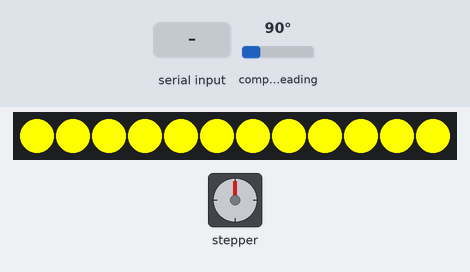
Simulated run of this sketch. Board: ESP32. On the bench: stepper motor, 12 RGB LEDs in strip order, left to right. Wiring (inferred from the names in the program): AS5600 angle sensor at I2C address 0x36; stepper motor (2048 steps per turn assumed): coils GPIO 18, GPIO 19, GPIO 20, GPIO 21. Inputs (shaded band) come from the test bench; at power-on: compass heading 90°. What the sketch prints to the serial monitor is not drawn.

Above: at 1.2 s.
1.3 s: compass heading set to 7°
At 2.5 s:
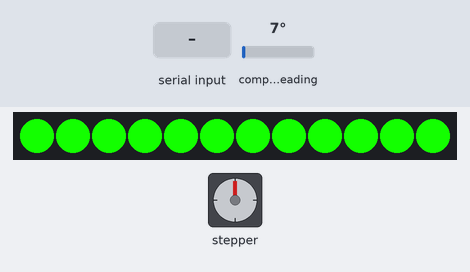
2.8 s: compass heading set to 180°
At 3.2 s:
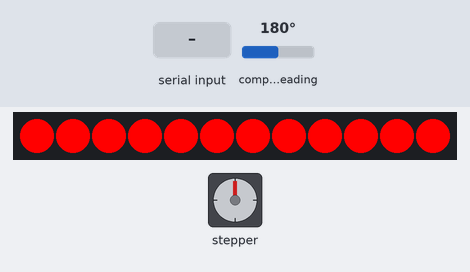
4.3 s: "90,45\n" received over Serial
At 5.1 s:
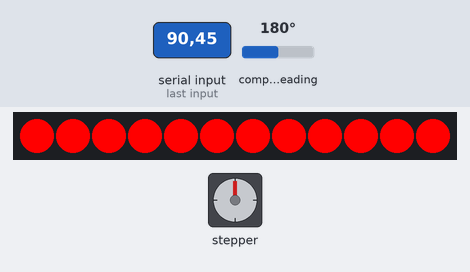
7.3 s: compass heading set to 90°
At 8.0 s:
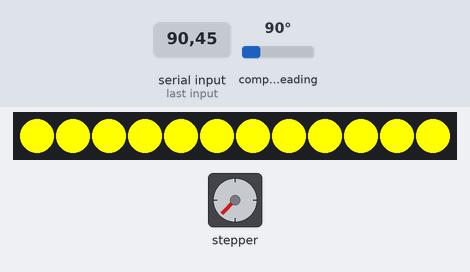
8.8 s: "30,150\n" received over Serial
At 9.6 s:
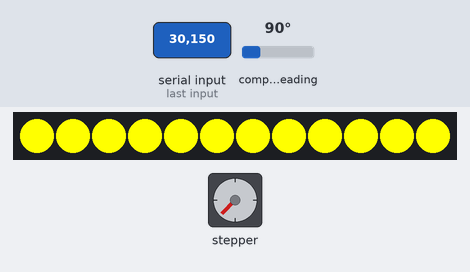
11.8 s: compass heading set to 0°
At 18.7 s:
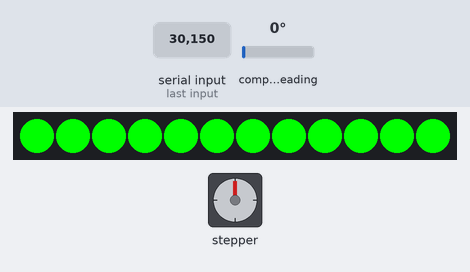
Timing chart, 0 to 62.3 s (numbered marks = the images above; inputs shaded):
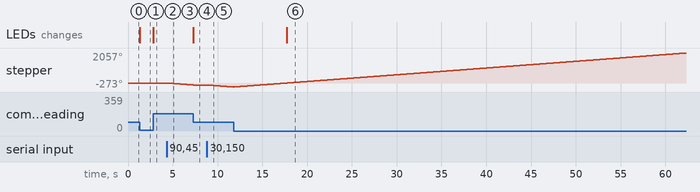

Measured:
- after the input at 1.3 s, the LEDs: change at once (image 1)
- after the input at 2.8 s, the LEDs: change at once (image 2)
- after the input at 4.3 s, stepper: keeps turning counter-clockwise at about 47°/s, starting after 0.07 s
- after the input at 7.3 s, stepper: stops changing and stays -136°; the LEDs: change at once (image 4)
- after the input at 8.8 s, stepper: keeps turning counter-clockwise at about 46°/s, starting at once
- after the input at 11.8 s, the LEDs: change after 5.9 s (image 6)

The sketch:

volumeknob.ino
```cpp
#include <Wire.h>
#include <Adafruit_NeoPixel.h>

// === AS5600 Setup ===
#define AS5600_ADDR 0x36

// === Stepper Setup ===
const int motorPins[4] = {18, 19, 20, 21};
const int stepsPerRevolution = 2048;
const int halfStepsPerRevolution = stepsPerRevolution * 2;

float maxSpeed = 600.0;  // Steps per second
unsigned long stepIntervalMicros;
unsigned long lastStepTime = 0;
long currentStep = 0;
int stepIndex = 0;
bool motorEnabled = false;

// === Stepper Half-Step Sequence ===
const int stepSequence[8][4] = {
  {1, 0, 0, 0},
  {1, 1, 0, 0},
  {0, 1, 0, 0},
  {0, 1, 1, 0},
  {0, 0, 1, 0},
  {0, 0, 1, 1},
  {0, 0, 0, 1},
  {1, 0, 0, 1}
};

// === NeoPixel Setup ===
#define NEOPIXEL_PIN 28
#define NUM_PIXELS 12
Adafruit_NeoPixel pixels(NUM_PIXELS, NEOPIXEL_PIN, NEO_GRB + NEO_KHZ800);

// === Helper Functions ===
void stepMotor(int direction) {
  stepIndex += direction;
  if (stepIndex > 7) stepIndex = 0;
  if (stepIndex < 0) stepIndex = 7;

  for (int i = 0; i < 4; i++) {
    digitalWrite(motorPins[i], stepSequence[stepIndex][i]);
  }
}

void releaseMotor() {
  for (int i = 0; i < 4; i++) digitalWrite(motorPins[i], LOW);
}

uint16_t readAS5600Raw() {
  Wire.beginTransmission(AS5600_ADDR);
  Wire.write(0x0E);
  Wire.endTransmission(false);
  Wire.requestFrom(AS5600_ADDR, 2);
  if (Wire.available() == 2) {
    uint8_t highByte = Wire.read();
    uint8_t lowByte = Wire.read();
    return ((highByte & 0x0F) << 8) | lowByte;
  }
  return 0;
}

float readAS5600Degrees() {
  return (readAS5600Raw() * 360.0) / 4096.0;
}

void showAngleColor(float angle) {
  // Clamp to 0–180° for colour scaling
  if (angle < 0) angle = 0;
  if (angle > 180) angle = 180;

  float ratio;
  uint8_t r, g, b;

  if (angle <= 90) {
    // Green → Orange
    ratio = angle / 90.0;
    r = 255 * ratio;
    g = 255;
    b = 0;
  } else {
    // Orange → Red
    ratio = (angle - 90) / 90.0;
    r = 255;
    g = 255 * (1.0 - ratio);
    b = 0;
  }

  for (int i = 0; i < NUM_PIXELS; i++) {
    pixels.setPixelColor(i, pixels.Color(r, g, b));
  }
  pixels.show();
}

// === Setup ===
void setup() {
  Serial.begin(115200);
  while (!Serial);
  Serial.println("AS5600 Stepper Controller Ready");
  Serial.println("Enter target angle (0–360):");

  Wire.begin();
  pixels.begin();
  pixels.clear();
  pixels.show();

  for (int i = 0; i < 4; i++) {
    pinMode(motorPins[i], OUTPUT);
    digitalWrite(motorPins[i], LOW);
  }

  stepIntervalMicros = 1000000.0 / maxSpeed;
}

// === Main Loop ===
void loop() {
  static String input = "";

  // --- Read user input ---
  while (Serial.available()) {
    char ch = Serial.read();
    if (ch == '\n' || ch == '\r') {
      if (input.length() > 0) {
        float targetAngle = input.toFloat();
        input = "";

        float currentAngle = readAS5600Degrees();
        long targetStep = (targetAngle / 360.0) * halfStepsPerRevolution;
        long currentStepFromSensor = (currentAngle / 360.0) * halfStepsPerRevolution;

        Serial.print("Moving from ");
        Serial.print(currentAngle, 2);
        Serial.print("° to ");
        Serial.print(targetAngle, 2);
        Serial.println("°");

        motorEnabled = true;

        while (abs(currentStepFromSensor - targetStep) > 5) {
          int direction = (targetStep > currentStepFromSensor) ? 1 : -1;
          unsigned long now = micros();
          if (now - lastStepTime >= stepIntervalMicros) {
            if (motorEnabled) stepMotor(direction);
            lastStepTime = now;
          }

          currentAngle = readAS5600Degrees();
          currentStepFromSensor = (currentAngle / 360.0) * halfStepsPerRevolution;
          showAngleColor(currentAngle);
        }

        releaseMotor();
        motorEnabled = false;
        Serial.println("Target angle reached.\nEnter next angle:");
      }
    } else {
      input += ch;
    }
  }

  // --- Live color update even when motor is free ---
  float liveAngle = readAS5600Degrees();
  showAngleColor(liveAngle);
  delay(100);
}
```
